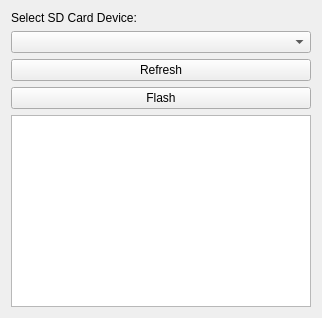
<?xml version="1.0" encoding="UTF-8"?>
<ui version="4.0">
 <class>FlashSDWindow</class>
 <widget class="QWidget" name="FlashSDWindow">
  <property name="windowTitle">
   <string>Flash SD Card</string>
  </property>
  <layout class="QVBoxLayout" name="verticalLayout">
   <item>
    <widget class="QLabel" name="label">
     <property name="text">
      <string>Select SD Card Device:</string>
     </property>
    </widget>
   </item>
   <item>
    <widget class="QComboBox" name="deviceComboBox"/>
   </item>
   <item>
    <widget class="QPushButton" name="refreshButton">
     <property name="text">
      <string>Refresh</string>
     </property>
    </widget>
   </item>
   <item>
    <widget class="QPushButton" name="flashButton">
     <property name="text">
      <string>Flash</string>
     </property>
    </widget>
   </item>
   <item>
    <widget class="QTextEdit" name="outputTextEdit">
     <property name="readOnly">
      <bool>true</bool>
     </property>
     <property name="minimumSize">
      <size>
       <width>300</width>
       <height>150</height>
      </size>
     </property>
    </widget>
   </item>
  </layout>
 </widget>
 <resources/>
 <connections/>
</ui>
